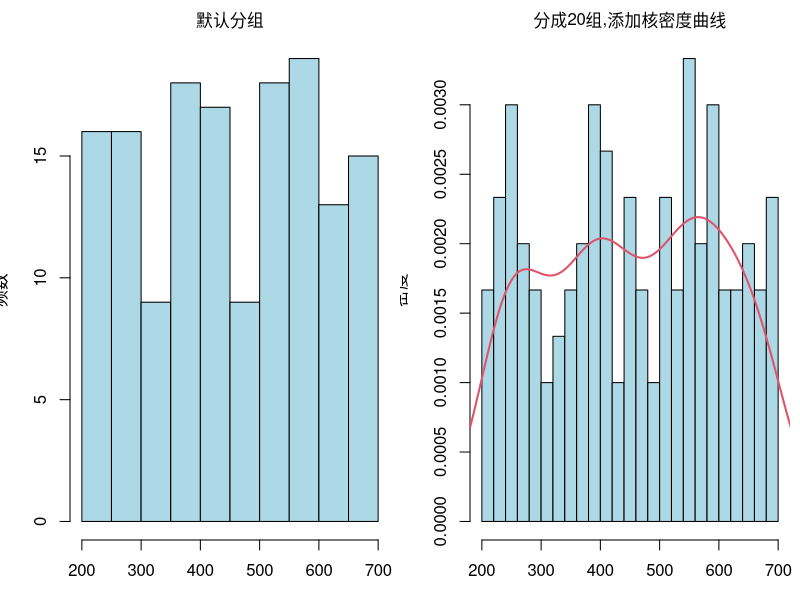
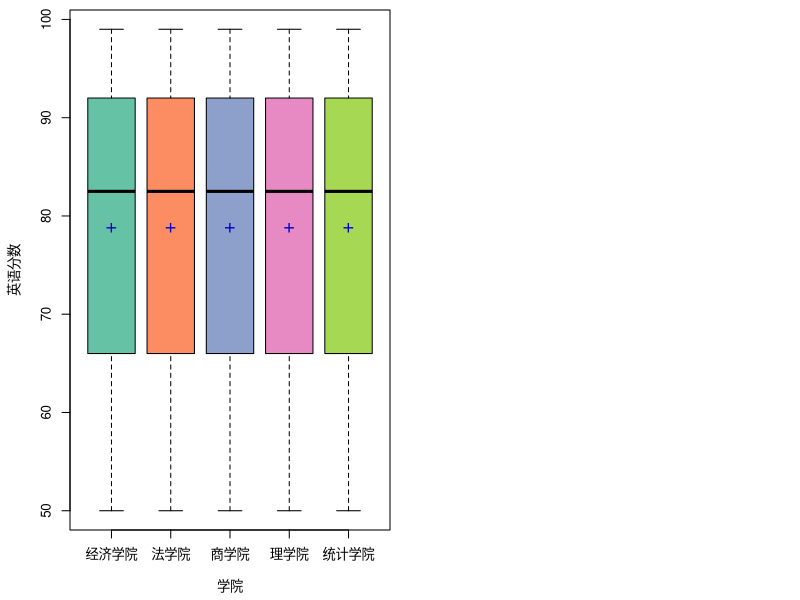
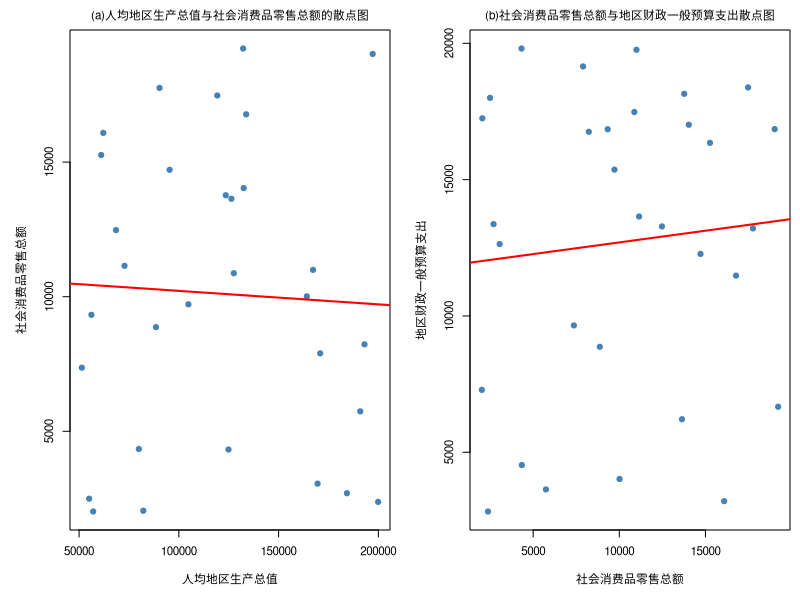
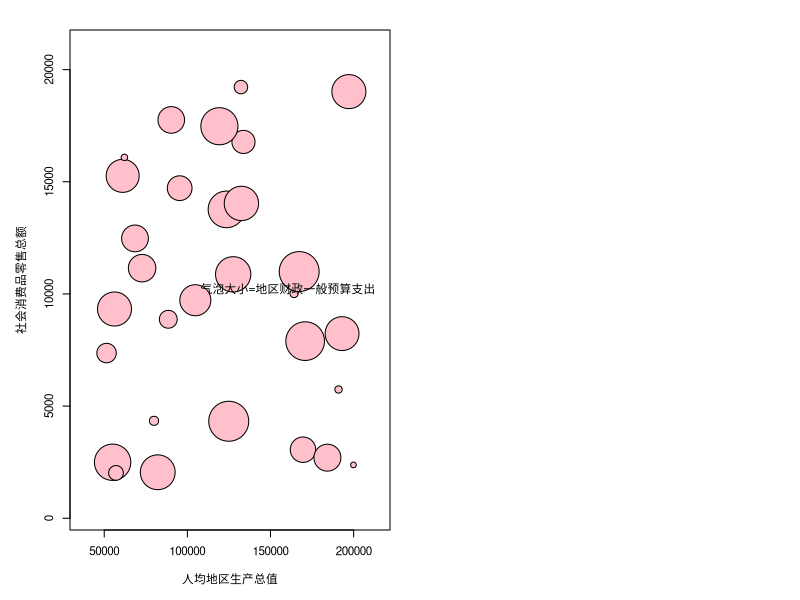

Write R code to recreate these figures, in order.
money<-c(256,502,519,354,641,542,547,535,650,326,
         248,419,606,531,549,541,250,599,646,469,
         557,406,237,251,353,476,292,407,569,252,
         695,568,448,216,618,591,301,532,435,293,
         340,497,447,653,445,627,362,279,394,377,
         508,352,388,337,572,275,208,214,232,268,
         471,514,564,400,697,333,270,686,651,229,
         343,222,699,218,559,617,505,612,683,466,
         598,386,424,597,561,457,349,479,638,585,
         405,624,682,489,245,607,660,551,380,487,
         242,586,676,235,372,220,546,420,441,363,
         673,300,240,304,367,529,636,512,678,593,
         543,576,254,664,590,410,449,398,507,433,
         299,294,255,403,691,303,594,382,274,528,
         633,409,390,269,396,399,228,443,553,670)
df<-data.frame(营销额=money)
df
par(mfrow=c(1,2),mai=c(0.6,0.7,0.4,0.1),cex.main=1,
    font.main=1)
hist(df$营销额,labels = FALSE,
     col="lightblue",xlab="营业额",ylab = "频数",
     main = "默认分组")

hist(df$营销额,breaks = 20,prob = TRUE,
     col="lightblue",xlab="营业额",ylab = "密度",
     main = "分成20组,添加核密度曲线")
lines(density(df$营销额),col=2,lwd=2)

jj<-c(91,82,66,96,89,69,83,99,90,55,51,59,95,98,62,
      97,87,86,65,78,50,77,73,84,61,94,68,92,75,93)
f<-c(91,82,66,96,89,69,83,99,90,55,51,59,95,98,62,
     97,87,86,65,78,50,77,73,84,61,94,68,92,75,93)
s<-c(91,82,66,96,89,69,83,99,90,55,51,59,95,98,62,
     97,87,86,65,78,50,77,73,84,61,94,68,92,75,93)
l<-c(91,82,66,96,89,69,83,99,90,55,51,59,95,98,62,
     97,87,86,65,78,50,77,73,84,61,94,68,92,75,93)
tj<-c(91,82,66,96,89,69,83,99,90,55,51,59,95,98,62,
      97,87,86,65,78,50,77,73,84,61,94,68,92,75,93)
tab<-data.frame(经济学院=jj,法学院=f,商学院=s,理学院=l,统计学院=tj)
tab
par(mai=c(0.7,0.7,0.1,0.1),cex =0.8)
library("RColorBrewer")
palette<-brewer.pal(5,"Set2")
boxplot(tab,xlab="学院",notch = FALSE,col = palette,ylab="英语分数")
points((apply(tab,2,mean)),col="blue3",lwd=1,cex=1.5,pch="+")
city<-c("北京","天津市","上海市","重庆市","河北省","山西省","辽宁省",
        "吉林省","黑龙江省","江苏省","浙江省","安徽省","福建省","江西省",
        "山东省","河南省","湖北省","湖南省","广东省","海南省","四川省",
        "贵州省","云南省","陕西省","甘肃省","青海省","台湾省","内蒙古自治区",
        "广西壮族自治区","西藏自治区","宁夏回族自治区")

r<-c(170846,126343,82180,190927,132224,95374,123528,199900,61076,124888,
     104786,133747,119263,62129,79942,72777,55039,88531,197152,68503,169551,
     57069,51388,164156,132516,184244,56173,167264,127554,90317,193052)

s<-c(7895.4,13638.7,2049.5,5740.3,19219.2,14713.6,13768.1,2377.8,15262.8,
     4323.7,9717.8,16775.1,17474.8,16085.0,4342.9,11147.9,2496.4,8869.4,19017.7,
     12473.6,3055.0,2021.5,7363.1,10014.5,14034.4,2700.3,9327.2,10996.6,10873.5,17756.3,8230.1)

d<-c(19151.24,6212.22,17248.43,3637.75,6669.32,12276.48,18147.59,2828.81,
     16349.19,19808.53,15367.05,11479.37,18380.91,3207.89,4532.19,13647.43,
     18000.04,8869.22,16851.73,13283.78,12636.36,7288.94,9652.90,4021.50,17012.90,
     13367.96,16847.11,19762.60,17479.71,13212.50,16755.29)

tab<-data.frame(地区=city,人均地区生产总值=r,
                社会消费品零售总额=s,地区财政一般预算支出=d)
#散点图
attach(tab)
par(mfrow=c(1,2),mai=c(0.7,0.7,0.3,0.1),cex = 0.7,cex.main=1,font.main=1)
plot(人均地区生产总值,社会消费品零售总额,pch=19,col="steelblue",
     xlab="人均地区生产总值",ylab="社会消费品零售总额",
     main="(a)人均地区生产总值与社会消费品零售总额的散点图")
#添加回归直线
abline(lm(社会消费品零售总额~人均地区生产总值),lwd=2,col="red")

plot(社会消费品零售总额,地区财政一般预算支出,pch=19,col="steelblue",
     xlab="社会消费品零售总额",ylab="地区财政一般预算支出",
     main="(b)社会消费品零售总额与地区财政一般预算支出散点图")
#添加回归直线
abline(lm(地区财政一般预算支出~社会消费品零售总额),lwd=2,col="red")

#气泡图
attach(tab)
symbols(x=人均地区生产总值,y=社会消费品零售总额,
        circles = 地区财政一般预算支出,
        inches = 0.2,fg="black",bg="pink")
mtext("气泡大小=地区财政一般预算支出",line = -19,cex = 0.7,adj = 0.9)


